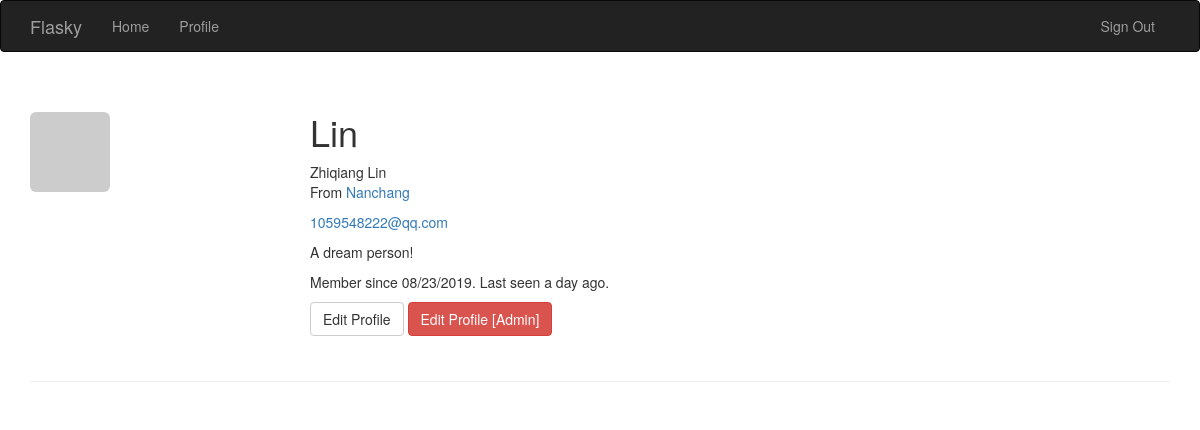
Before: /user/Lin (signed in) with the older database file.
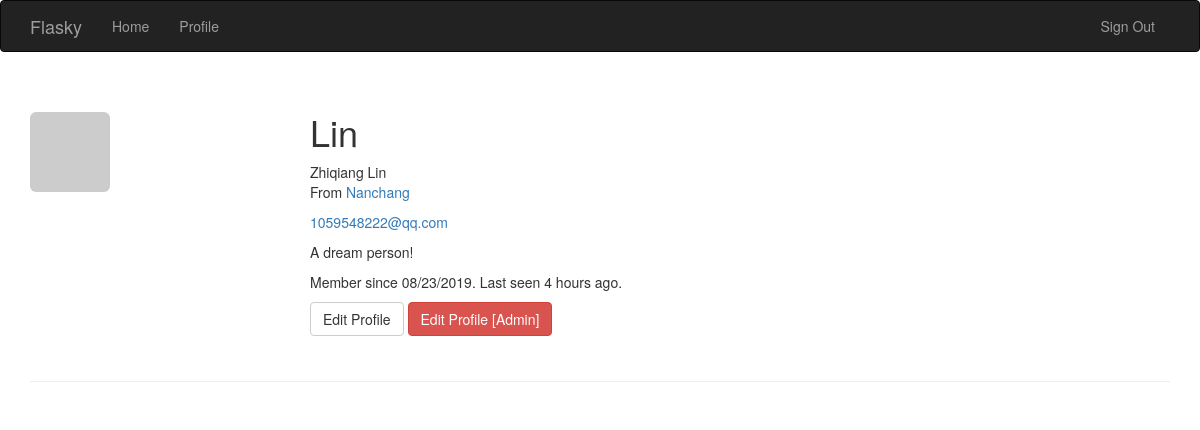
After: the same page with the newer database file.
### app/models.py (models this page shows, shortened)
class User(UserMixin,db.Model):
    __tablename__ = 'users'
    id = db.Column(db.Integer, primary_key=True)
    username = db.Column(db.String(64), unique=True, index=True)
    role_id = db.Column(db.Integer, db.ForeignKey('roles.id'))
    email = db.Column(db.String(64),unique = True, index=True)
    password_hash = db.Column(db.String(128))
    confirmed = db.Column(db.Boolean, default=False)
    name = db.Column(db.String(64))
    location = db.Column(db.String(64))
    about_me = db.Column(db.Text())
    member_since = db.Column(db.DateTime(), default=datetime.utcnow)
    last_seen = db.Column(db.DateTime(), default=datetime.utcnow)
    avatar_hash = db.Column(db.String(32))
    posts = db.relationship('Post', backref='author', lazy='dynamic')
    def can(self, permissions):
        return self.role is not None and \
            (self.role.permissions & permissions) == permissions
    def is_adminstrator(self):
        return self.can(Permission.ADMINISTER)
    @property
    def password(self):
        raise AttributeError('password is not a readable attribute')
    def ping(self):
        self.last_seen = datetime.utcnow()
        db.session.add(self)
    def gravatar(self, size=100, default='identicon', rating='g'):
        if request.is_secure:
            url = 'http://secure.gravatar.com/avatar'
        else:
            url = 'http://www.gravatar.com/avatar'
        hash = self.avatar_hash or hashlib.md5(self.email.encode('utf-8')).hexdigest()
        return '{url}/{hash}?s={size}&d={default}&r={rating}'.format(url=url, hash=hash, size=size, default=default, rating=rating)

### app/main/views.py (the view)
@main.route('/user/<username>')
@login_required
def user(username):
    user = User.query.filter_by(username=username).first()
    if user is None:
        abort(404)
    return render_template('user.html', user=user)

### app/auth/views.py (called while the page is built)
@auth.before_app_request
def before_request():
	if current_user.is_authenticated:
		current_user.ping()
		if not current_user.confirmed \
				and request.endpoint \
				and request.endpoint[:5] != 'auth.' \
				and request.endpoint != 'static' :
			return redirect(url_for('auth.unconfirmed'))

### app/main/__init__.py (called while the page is built)
@main.app_context_processor
def inject_permissions():
	return dict(Permission=Permission)

### app/models.py (called while the page is built)
@login_manager.user_loader
def load_user(user_id):
    return User.query.get(int(user_id))

### app/templates/user.html (shortened to what this page needs)
{% extends "base.html" %}
{% block page_content %}
<div class="page-header">
    <img class="img-rounded profile-thumbnail" src="{{ user.gravatar(size=256) }}">
    <div class="profile-header">
        <h1>{{ user.username }}</h1>
        {% if user.name or user.location %}
        <p>
            {% if user.name %}{{ user.name }}<br>{% endif %}
            {% if user.location %}
                From <a href="http://www.google.cn/maps/place/{{ user.location }}">{{ user.location }}</a><br>
            {% endif %}
        </p>
        {% endif %}
        {% if current_user.is_adminstrator() %}
        <p><a href="mailto:{{ user.email }}">{{ user.email }}</a></p>
        {% endif %}
        {% if user.about_me %}<p>{{ user.about_me }}</p>{% endif %}
        <p>Member since {{ moment(user.member_since).format('L') }}. Last seen {{ moment(user.last_seen).fromNow() }}.</p>
        <p>
            {% if user == current_user %}
            <a class="btn btn-default" href="{{ url_for('.edit_profile') }}">Edit Profile</a>
            {% endif %}
            {% if current_user.is_adminstrator() %}
            <a class="btn btn-danger" href="{{ url_for('.edit_profile_admin', id=user.id) }}">Edit Profile [Admin]</a>
            {% endif %}
        </p>
    </div>
</div>
{% endblock %}

### app/templates/base.html (shortened to what this page needs)
{% extends "bootstrap/base.html" %}
{% block head %}
{{ super() }}
<link rel="stylesheet" type="text/css" href="{{ url_for('static', filename='styles.css') }}">
{% endblock %}
{% block navbar %}
<div class="navbar navbar-inverse" role="navigation">
    <div class="container">
        <div class="navbar-header">
            <a class="navbar-brand" href="{{ url_for('main.index') }}">Flasky</a>
        </div>
        <div class="navbar-collapse collapse">
            <ul class="nav navbar-nav">
                <li><a href="{{ url_for('main.index') }}">Home</a></li>
                {% if current_user.is_authenticated %}
                <li>
                    <a href="{{ url_for('main.user',username=current_user.username) }}">Profile
                    </a>
                </li>
                {% endif %}
            </ul>
            <ul class="nav navbar-nav navbar-right">
                {% if current_user.is_authenticated %}
                    <li><a href="{{ url_for('auth.logout') }}">Sign Out</a></li>
                {% else %}
                    <li><a href="{{ url_for('auth.login') }}">Sign In</a></li>
                {% endif %}
            </ul>
        </div>
    </div>
</div>
{% endblock %}
{% block content %}
<div class="container">
    {% block page_content %}{% endblock %}
</div>
{% endblock %}

### app/static/styles.css (style rules this page uses)
.profile-thumbnail { position: absolute; }
.profile-header { min-height: 260px; margin-left: 280px; }

Changed rows visible on the page:
changed User "Lin": last_seen "a day ago" → "4 hours ago"
